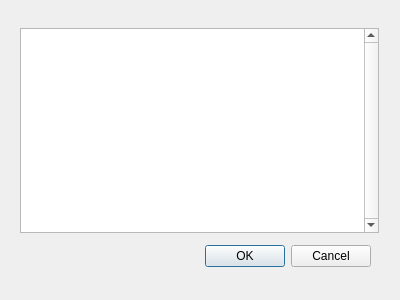
<?xml version="1.0" encoding="UTF-8"?>
<ui version="4.0">
 <class>ListTestDialog</class>
 <widget class="QDialog" name="ListTestDialog">
  <property name="geometry">
   <rect>
    <x>0</x>
    <y>0</y>
    <width>400</width>
    <height>300</height>
   </rect>
  </property>
  <property name="windowTitle">
   <string>Dialog</string>
  </property>
  <widget class="QDialogButtonBox" name="buttonBox">
   <property name="geometry">
    <rect>
     <x>30</x>
     <y>240</y>
     <width>341</width>
     <height>32</height>
    </rect>
   </property>
   <property name="orientation">
    <enum>Qt::Horizontal</enum>
   </property>
   <property name="standardButtons">
    <set>QDialogButtonBox::Cancel|QDialogButtonBox::Ok</set>
   </property>
  </widget>
  <widget class="QListWidget" name="listWidget">
   <property name="geometry">
    <rect>
     <x>20</x>
     <y>28</y>
     <width>359</width>
     <height>205</height>
    </rect>
   </property>
   <property name="verticalScrollBarPolicy">
    <enum>Qt::ScrollBarAlwaysOn</enum>
   </property>
  </widget>
 </widget>
 <resources/>
 <connections>
  <connection>
   <sender>buttonBox</sender>
   <signal>accepted()</signal>
   <receiver>ListTestDialog</receiver>
   <slot>accept()</slot>
   <hints>
    <hint type="sourcelabel">
     <x>248</x>
     <y>254</y>
    </hint>
    <hint type="destinationlabel">
     <x>157</x>
     <y>274</y>
    </hint>
   </hints>
  </connection>
  <connection>
   <sender>buttonBox</sender>
   <signal>rejected()</signal>
   <receiver>ListTestDialog</receiver>
   <slot>reject()</slot>
   <hints>
    <hint type="sourcelabel">
     <x>316</x>
     <y>260</y>
    </hint>
    <hint type="destinationlabel">
     <x>286</x>
     <y>274</y>
    </hint>
   </hints>
  </connection>
 </connections>
</ui>
